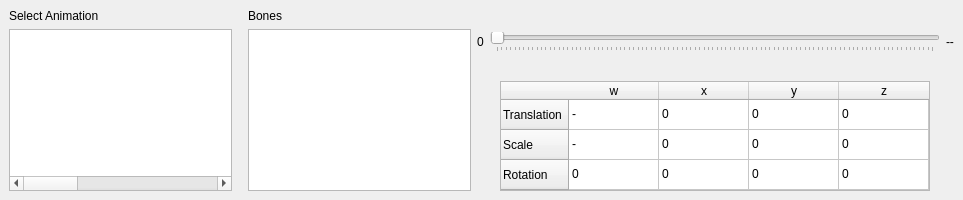
<?xml version="1.0" encoding="UTF-8"?>
<ui version="4.0">
 <class>AnimationControlWidget</class>
 <widget class="QDockWidget" name="AnimationControlWidget">
  <property name="geometry">
   <rect>
    <x>0</x>
    <y>0</y>
    <width>963</width>
    <height>200</height>
   </rect>
  </property>
  <property name="floating">
   <bool>false</bool>
  </property>
  <property name="windowTitle">
   <string>Animation Control</string>
  </property>
  <widget class="QWidget" name="dockWidgetContents">
   <property name="enabled">
    <bool>true</bool>
   </property>
   <layout class="QVBoxLayout" name="verticalLayout_3">
    <item>
     <layout class="QHBoxLayout" name="horizontalLayout">
      <item>
       <layout class="QVBoxLayout" name="verticalLayout_7">
        <property name="rightMargin">
         <number>10</number>
        </property>
        <item>
         <widget class="QLabel" name="label_2">
          <property name="text">
           <string>Select Animation</string>
          </property>
         </widget>
        </item>
        <item>
         <widget class="QTreeWidget" name="treeWidget">
          <property name="maximumSize">
           <size>
            <width>400</width>
            <height>16777215</height>
           </size>
          </property>
          <property name="columnCount">
           <number>2</number>
          </property>
          <attribute name="headerVisible">
           <bool>false</bool>
          </attribute>
          <attribute name="headerDefaultSectionSize">
           <number>400</number>
          </attribute>
          <column>
           <property name="text">
            <string notr="true">1</string>
           </property>
          </column>
          <column>
           <property name="text">
            <string notr="true">2</string>
           </property>
          </column>
         </widget>
        </item>
       </layout>
      </item>
      <item>
       <layout class="QVBoxLayout" name="verticalLayout_6">
        <property name="rightMargin">
         <number>0</number>
        </property>
        <item>
         <widget class="QLabel" name="label">
          <property name="text">
           <string>Bones</string>
          </property>
         </widget>
        </item>
        <item>
         <widget class="QListWidget" name="boneList">
          <property name="modelColumn">
           <number>0</number>
          </property>
         </widget>
        </item>
       </layout>
      </item>
      <item>
       <layout class="QVBoxLayout" name="verticalLayout_4">
        <item>
         <layout class="QHBoxLayout" name="horizontalLayout_2">
          <property name="topMargin">
           <number>0</number>
          </property>
          <item>
           <widget class="QLabel" name="minSliderLabel">
            <property name="text">
             <string>0</string>
            </property>
           </widget>
          </item>
          <item>
           <widget class="AnimationControlSlider" name="horizontalSlider">
            <property name="enabled">
             <bool>false</bool>
            </property>
            <property name="tracking">
             <bool>true</bool>
            </property>
            <property name="orientation">
             <enum>Qt::Horizontal</enum>
            </property>
            <property name="invertedAppearance">
             <bool>false</bool>
            </property>
            <property name="invertedControls">
             <bool>false</bool>
            </property>
            <property name="tickPosition">
             <enum>QSlider::TicksBelow</enum>
            </property>
            <property name="tickInterval">
             <number>1</number>
            </property>
           </widget>
          </item>
          <item>
           <widget class="QLabel" name="maxSliderLabel">
            <property name="text">
             <string>--</string>
            </property>
           </widget>
          </item>
         </layout>
        </item>
        <item>
         <layout class="QHBoxLayout" name="horizontalLayout_3">
          <item>
           <spacer name="horizontalSpacer">
            <property name="orientation">
             <enum>Qt::Horizontal</enum>
            </property>
            <property name="sizeHint" stdset="0">
             <size>
              <width>40</width>
              <height>20</height>
             </size>
            </property>
           </spacer>
          </item>
          <item>
           <widget class="QTableWidget" name="tableWidget">
            <property name="enabled">
             <bool>true</bool>
            </property>
            <property name="sizePolicy">
             <sizepolicy hsizetype="Fixed" vsizetype="Fixed">
              <horstretch>0</horstretch>
              <verstretch>0</verstretch>
             </sizepolicy>
            </property>
            <property name="minimumSize">
             <size>
              <width>430</width>
              <height>110</height>
             </size>
            </property>
            <property name="maximumSize">
             <size>
              <width>430</width>
              <height>110</height>
             </size>
            </property>
            <property name="verticalScrollBarPolicy">
             <enum>Qt::ScrollBarAlwaysOff</enum>
            </property>
            <property name="horizontalScrollBarPolicy">
             <enum>Qt::ScrollBarAlwaysOff</enum>
            </property>
            <property name="showDropIndicator" stdset="0">
             <bool>false</bool>
            </property>
            <property name="dragDropOverwriteMode">
             <bool>false</bool>
            </property>
            <attribute name="horizontalHeaderDefaultSectionSize">
             <number>90</number>
            </attribute>
            <row>
             <property name="text">
              <string>Translation</string>
             </property>
            </row>
            <row>
             <property name="text">
              <string>Scale</string>
             </property>
            </row>
            <row>
             <property name="text">
              <string>Rotation</string>
             </property>
            </row>
            <column>
             <property name="text">
              <string>w</string>
             </property>
            </column>
            <column>
             <property name="text">
              <string>x</string>
             </property>
            </column>
            <column>
             <property name="text">
              <string>y</string>
             </property>
            </column>
            <column>
             <property name="text">
              <string>z</string>
             </property>
            </column>
            <item row="0" column="0">
             <property name="text">
              <string>-</string>
             </property>
             <property name="flags">
              <set>ItemIsSelectable|ItemIsDragEnabled|ItemIsDropEnabled|ItemIsUserCheckable|ItemIsEnabled</set>
             </property>
            </item>
            <item row="0" column="1">
             <property name="text">
              <string>0</string>
             </property>
             <property name="flags">
              <set>ItemIsSelectable|ItemIsDragEnabled|ItemIsDropEnabled|ItemIsUserCheckable|ItemIsEnabled</set>
             </property>
            </item>
            <item row="0" column="2">
             <property name="text">
              <string>0</string>
             </property>
             <property name="flags">
              <set>ItemIsSelectable|ItemIsDragEnabled|ItemIsDropEnabled|ItemIsUserCheckable|ItemIsEnabled</set>
             </property>
            </item>
            <item row="0" column="3">
             <property name="text">
              <string>0</string>
             </property>
             <property name="flags">
              <set>ItemIsSelectable|ItemIsDragEnabled|ItemIsDropEnabled|ItemIsUserCheckable|ItemIsEnabled</set>
             </property>
            </item>
            <item row="1" column="0">
             <property name="text">
              <string>-</string>
             </property>
             <property name="flags">
              <set>ItemIsSelectable|ItemIsDragEnabled|ItemIsDropEnabled|ItemIsUserCheckable|ItemIsEnabled</set>
             </property>
            </item>
            <item row="1" column="1">
             <property name="text">
              <string>0</string>
             </property>
             <property name="flags">
              <set>ItemIsSelectable|ItemIsDragEnabled|ItemIsDropEnabled|ItemIsUserCheckable|ItemIsEnabled</set>
             </property>
            </item>
            <item row="1" column="2">
             <property name="text">
              <string>0</string>
             </property>
             <property name="flags">
              <set>ItemIsSelectable|ItemIsDragEnabled|ItemIsDropEnabled|ItemIsUserCheckable|ItemIsEnabled</set>
             </property>
            </item>
            <item row="1" column="3">
             <property name="text">
              <string>0</string>
             </property>
             <property name="flags">
              <set>ItemIsSelectable|ItemIsDragEnabled|ItemIsDropEnabled|ItemIsUserCheckable|ItemIsEnabled</set>
             </property>
            </item>
            <item row="2" column="0">
             <property name="text">
              <string>0</string>
             </property>
             <property name="flags">
              <set>ItemIsSelectable|ItemIsDragEnabled|ItemIsDropEnabled|ItemIsUserCheckable|ItemIsEnabled</set>
             </property>
            </item>
            <item row="2" column="1">
             <property name="text">
              <string>0</string>
             </property>
             <property name="flags">
              <set>ItemIsSelectable|ItemIsDragEnabled|ItemIsDropEnabled|ItemIsUserCheckable|ItemIsEnabled</set>
             </property>
            </item>
            <item row="2" column="2">
             <property name="text">
              <string>0</string>
             </property>
             <property name="flags">
              <set>ItemIsSelectable|ItemIsDragEnabled|ItemIsDropEnabled|ItemIsUserCheckable|ItemIsEnabled</set>
             </property>
            </item>
            <item row="2" column="3">
             <property name="text">
              <string>0</string>
             </property>
             <property name="flags">
              <set>ItemIsSelectable|ItemIsDragEnabled|ItemIsDropEnabled|ItemIsUserCheckable|ItemIsEnabled</set>
             </property>
            </item>
           </widget>
          </item>
          <item>
           <spacer name="horizontalSpacer_2">
            <property name="orientation">
             <enum>Qt::Horizontal</enum>
            </property>
            <property name="sizeHint" stdset="0">
             <size>
              <width>40</width>
              <height>20</height>
             </size>
            </property>
           </spacer>
          </item>
         </layout>
        </item>
       </layout>
      </item>
     </layout>
    </item>
   </layout>
  </widget>
 </widget>
 <customwidgets>
  <customwidget>
   <class>AnimationControlSlider</class>
   <extends>QSlider</extends>
   <header>animationcontrolslider.h</header>
  </customwidget>
 </customwidgets>
 <resources/>
 <connections/>
</ui>
